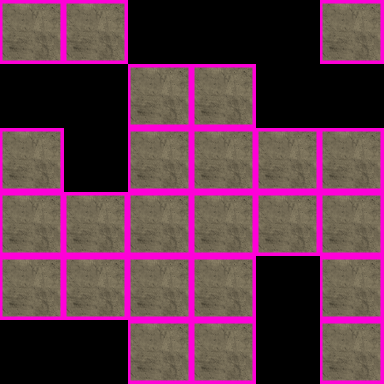

Tiled map render using the project's own tile images. Description and the map definition, with tile-layer contents summarised, below:
An orthogonal 6x6 tile map with 64x64 px tiles, 1 tile layer (BG_TILES) and 7 objects (5x areafill, minotaurchest, spawnpoint).

<map version="1.0" orientation="orthogonal" width="6" height="6" tilewidth="64" tileheight="64">
 <tileset firstgid="1" source="dont_starve/ground.tsx" />
 <layer name="BG_TILES" width="6" height="6">
  <data>[36 cells, 33 non-empty, 2 distinct tile ids]</data>
 </layer>
 <objectgroup name="FG_OBJECTS" width="6" height="6">
  <object type="areafill" x="227" y="169" />
  <object type="areafill" x="207" y="274" />
  <object type="areafill" x="316" y="171" />
  <object type="areafill" x="143" y="302" />
  <object type="areafill" x="115" y="249" />
  <object type="minotaurchest" x="353" y="32" />
  <object type="spawnpoint" x="349" y="358" />
 </objectgroup>
</map>
